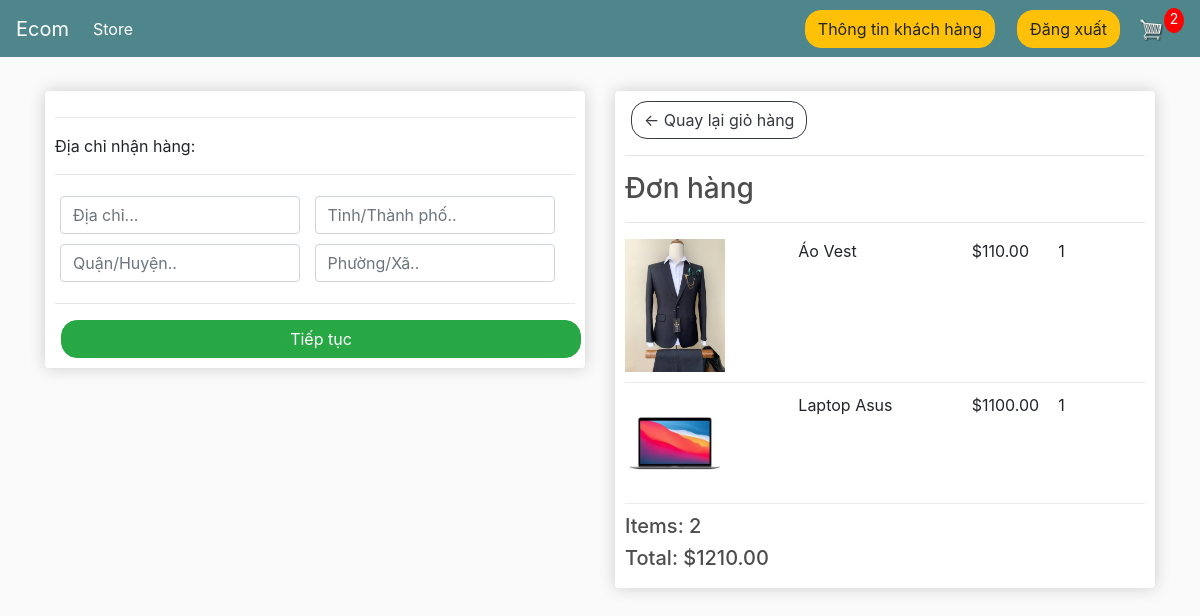
/checkout/ (signed in), run on an earlier commit of the app's database.
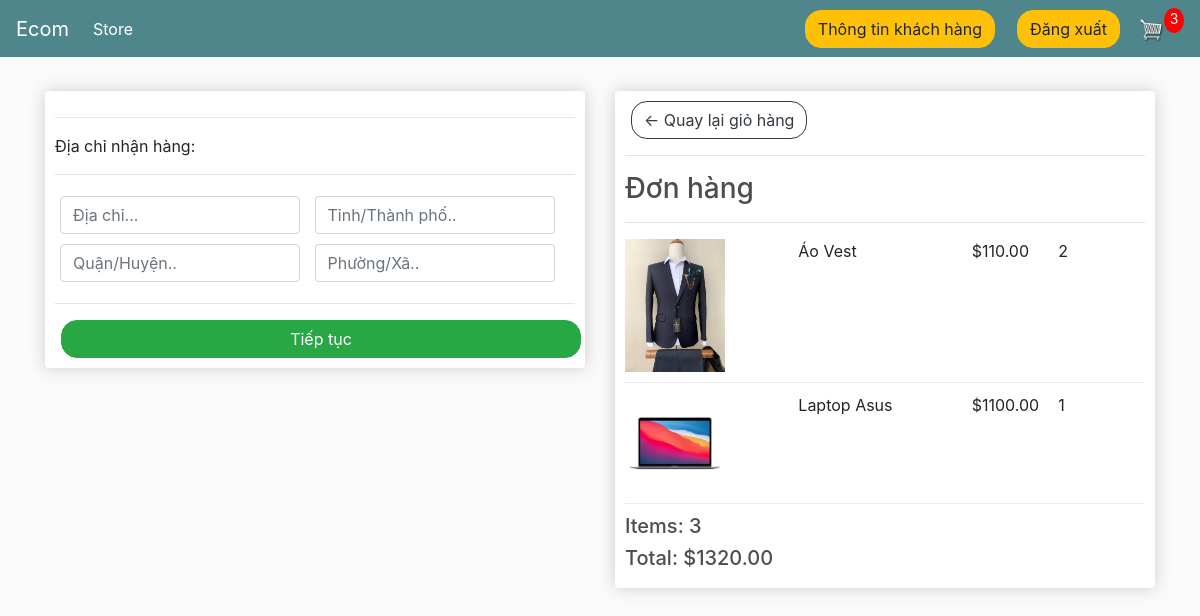
And on a later commit of the database.
### store/models.py (models this page shows, shortened)
class OrderItem(models.Model):
    product = models.ForeignKey(
        Product, on_delete=models.SET_NULL, blank=True, null=True)
    order = models.ForeignKey(
        Order, on_delete=models.SET_NULL, null=True, blank=True)
    quantity = models.IntegerField(default=0, null=True, blank=True)
    date_added = models.DateTimeField(auto_now_add=True)
    @property
    def get_total(self):
        total = self.product.price * self.quantity
        return total

class Order(models.Model):
    customer = models.ForeignKey(
        Customer, on_delete=models.SET_NULL, null=True, blank=True)
    date_ordered = models.DateTimeField(auto_now_add=True)
    complete = models.BooleanField(default=False, null=True, blank=False)
    transaction_id = models.CharField(max_length=100, null=True)
    @property
    def shipping(self):
        shipping = False
        orderitems = self.orderitem_set.all()
        for i in orderitems:
            if i.product.digital == False:
                shipping = True
            return shipping
    @property
    def get_cart_total(self):
        orderitems = self.orderitem_set.all()
        total = sum([item.get_total for item in orderitems])
        return total
    @property
    def get_cart_items(self):
        orderitems = self.orderitem_set.all()
        total = sum([item.quantity for item in orderitems])
        return total

class Product(models.Model):
    name = models.CharField(max_length=200)
    price = models.DecimalField(max_digits=7, decimal_places=2)
    digital = models.BooleanField(default=False, null=True, blank=True)
    image = models.ImageField(null=True, blank=True)
    @property
    def imageURL(self):
        try:
            url = self.image.url
        except:
            url = ''
        return url

### store/views.py (the view)
# urls.py: path('checkout/', views.checkout, name="checkout"),
def checkout(request):
    if request.user.is_authenticated:
        customer = request.user.customer
        order, created = Order.objects.get_or_create(
            customer=customer, complete=False)
        items = order.orderitem_set.all()
        cartItems = order.get_cart_items
    else:
        items = []
        order = {'get_cart_total': 0, 'get_cart_items': 0,'shiping':False}
        cartItems = order['get_cart_items']
    context = {'items': items, 'order': order, 'cartItems': cartItems}
    return render(request, 'store/checkout.html', context)

### store/templates/store/checkout.html (shortened to what this page needs)
{% extends 'store/main.html' %}
{% load static %}
{% block content %}
     <div class="row">
		<div class="col-lg-6">
			<div class="box-element" id="form-wrapper">
				<form id="form">
					<div id="shipping-info">
						<hr>
						<p>Địa chỉ nhận hàng:</p>
						<hr>
						<div class="form-field">
							<input class="form-control" type="text" name="address" placeholder="Địa chỉ...">
						</div>
						<div class="form-field">
							<input class="form-control" type="text" name="city" placeholder="Tỉnh/Thành phố..">
						</div>
						<div class="form-field">
							<input class="form-control" type="text" name="state" placeholder="Quận/Huyện..">
						</div>
						<div class="form-field">
							<input class="form-control" type="text" name="zipcode" placeholder="Phường/Xã..">
						</div>
					</div>
					<hr>
					<input id="form-button" class="btn btn-success btn-block" type="submit" value="Tiếp tục">
				</form>
			</div>
			<br>
		</div>
		<div class="col-lg-6">
			<div class="box-element">
				<a  class="btn btn-outline-dark" href="{% url 'cart' %}">&#x2190; Quay lại giỏ hàng</a>
				<hr>
				<h3>Đơn hàng</h3>
				<hr>
				{% for item in items %}
				<div class="cart-row">
					<div style="flex:2"><img class="row-image" src="{{item.product.imageURL}}"></div>
					<div style="flex:2"><p>{{item.product.name}}</p></div>
					<div style="flex:1"><p>${{item.product.price}}</p></div>
					<div style="flex:1"><p>{{item.quantity}}</p></div>
				</div>
				{% endfor %}
				<h5>Items:	{{order.get_cart_items}}</h5>
				<h5>Total:	${{order.get_cart_total|floatformat:2}}</h5>
			</div>
		</div>
	</div>
{% endblock content %}

What changed in the data, as far as the page shows it:
changed OrderItem "Áo Vest": quantity "1" → "2"
changed through a linked row, Order: get_cart_items "2" → "3"; get_cart_total "1210.00" → "1320.00"
Also different on the page:
{{ cartItems }}: "2" → "3"
